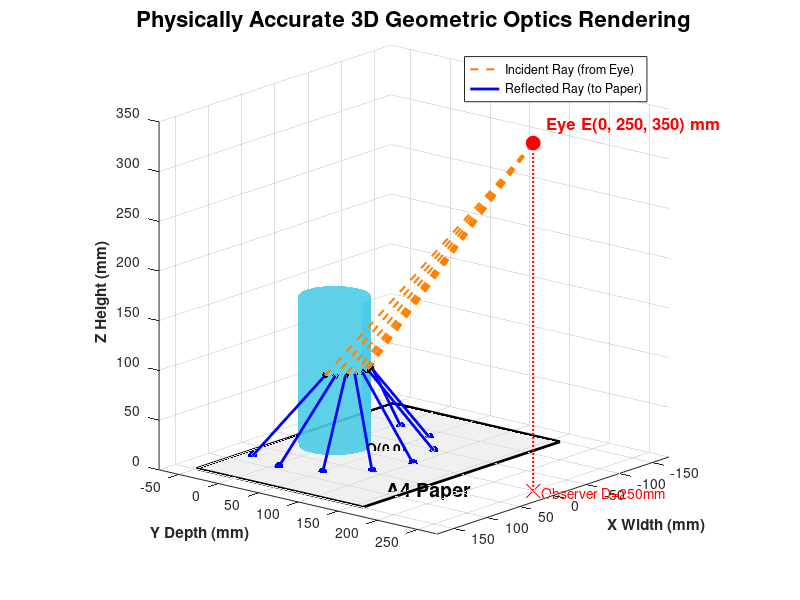

Reproduce this figure in MATLAB.
function render_3D_system_corrected()
    % 1. 物理参数（单位：mm）
    R = 35; D = 250; zE = 350; H = 150;
    
    figure('Color', 'white', 'Position', [100, 100, 1000, 800]);
    hold on; grid on; view(3);
    
    % 2. 绘制 A4 纸平面 (Y轴方向: -50 到 160)
    paper_x = [-148.5, 148.5, 148.5, -148.5];
    paper_y = [-50, -50, 160, 160];
    paper_z = [0, 0, 0, 0];
    fill3(paper_x, paper_y, paper_z, [0.9 0.9 0.9], 'FaceAlpha', 0.6, 'EdgeColor', 'k', 'LineWidth', 2);
    text(90, 140, 0, 'A4 Paper', 'FontSize', 14, 'FontWeight', 'bold');
    
    % 3. 绘制实体不透明圆柱体 (中心在 0,0)
    [THETA_CYL, Z_CYL] = meshgrid(linspace(0, 2*pi, 50), linspace(0, H, 50));
    X_CYL = R .* sin(THETA_CYL);
    Y_CYL = R .* cos(THETA_CYL);
    % FaceAlpha 设为 0.9，表现其几乎不透明的镜面实体感
    surf(X_CYL, Y_CYL, Z_CYL, 'FaceColor', [0.3 0.8 0.9], 'EdgeColor', 'none', 'FaceAlpha', 0.9);
    
    plot3(0, 0, 0, 'k+', 'MarkerSize', 12, 'LineWidth', 2);
    text(20, 0, 0, 'Origin O(0,0)', 'FontSize', 10, 'FontWeight', 'bold');
    
    % 4. 绘制观察者眼点 E (在 +Y 同侧)
    eye_x = 0; eye_y = D; eye_z = zE;
    plot3(eye_x, eye_y, eye_z, 'ro', 'MarkerSize', 10, 'MarkerFaceColor', 'r');
    
    text(eye_x, eye_y + 10, eye_z + 20, sprintf(' Eye E(0, %.0f, %.0f) mm', D, zE), ...
        'FontSize', 12, 'Color', 'r', 'FontWeight', 'bold');
    
    % 辅助垂直线
    plot3([eye_x, eye_x], [eye_y, eye_y], [0, eye_z], 'r:', 'LineWidth', 1.5);
    plot3(eye_x, eye_y, 0, 'rx', 'MarkerSize', 10);
    text(eye_x, eye_y + 10, 0, sprintf('Observer D=%.0fmm', D), 'Color', 'r');
    
    % 5. 追踪同侧反射光线
    theta_max = 13 * pi / 18;  % 130度张角
    thetas = linspace(-theta_max/2, theta_max/2, 9);
    mz = 80; 
    
    for i = 1:length(thetas)
        th = thetas(i);
        % 击中圆柱的前表面 (+Y)
        mx = R * sin(th);
        my = R * cos(th);
        
        alpha = (zE - 2*mz) / (zE - mz);
        beta = mz / (zE - mz);
        rho = sqrt((alpha*R)^2 + (beta*D)^2 + 2*alpha*beta*R*D*cos(th));
        y_term = alpha*R*sin(th) + beta*D*sin(2*th);
        x_term = alpha*R*cos(th) + beta*D*cos(2*th);
        phi = atan2(y_term, x_term);
        
        px = rho * sin(phi);
        py = rho * cos(phi); % 投影在 +Y
        pz = 0;
        
        h1 = plot3([eye_x, mx], [eye_y, my], [eye_z, mz], '--', 'Color', [1, 0.5, 0], 'LineWidth', 1.5);
        h2 = plot3([mx, px], [my, py], [mz, pz], '-', 'Color', 'b', 'LineWidth', 2);
        
        plot3(mx, my, mz, 'k.', 'MarkerSize', 15);
        plot3(px, py, pz, 'b.', 'MarkerSize', 20);
    end
    
    % 6. 设置与美化
    xlabel('X Width (mm)', 'FontWeight', 'bold');
    ylabel('Y Depth (mm)', 'FontWeight', 'bold');
    zlabel('Z Height (mm)', 'FontWeight', 'bold');
    title('Physically Accurate 3D Geometric Optics Rendering', 'FontSize', 16);
    
    legend([h1, h2], {'Incident Ray (from Eye)', 'Reflected Ray (to Paper)'}, 'Location', 'northeast');
    
    axis equal; 
    % 设定一个极具透视感的摄像机机位，从侧面清晰看到折线
    set(gca, 'CameraPosition', [600, 600, 400]); 
end
